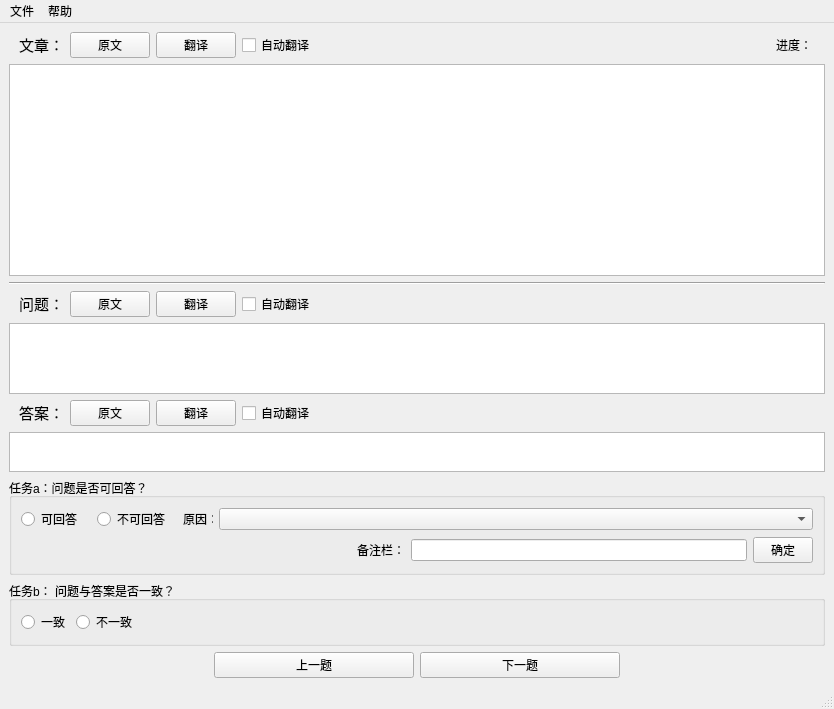
<?xml version="1.0" encoding="UTF-8"?>
<ui version="4.0">
 <class>mainWindow</class>
 <widget class="QMainWindow" name="mainWindow">
  <property name="geometry">
   <rect>
    <x>0</x>
    <y>0</y>
    <width>828</width>
    <height>709</height>
   </rect>
  </property>
  <property name="windowTitle">
   <string>MainWindow</string>
  </property>
  <widget class="QWidget" name="centralwidget">
   <layout class="QGridLayout" name="gridLayout" rowstretch="0,6,0,0,2,0,1,0,0,0">
    <item row="0" column="0">
     <layout class="QHBoxLayout" name="horizontalLayout">
      <property name="spacing">
       <number>6</number>
      </property>
      <property name="leftMargin">
       <number>10</number>
      </property>
      <property name="rightMargin">
       <number>0</number>
      </property>
      <item>
       <widget class="QLabel" name="label">
        <property name="text">
         <string>&lt;html&gt;&lt;head/&gt;&lt;body&gt;&lt;p&gt;&lt;span style=&quot; font-size:11pt;&quot;&gt;文章：&lt;/span&gt;&lt;/p&gt;&lt;/body&gt;&lt;/html&gt;</string>
        </property>
       </widget>
      </item>
      <item>
       <widget class="QPushButton" name="pushButton_article_source">
        <property name="text">
         <string>原文</string>
        </property>
       </widget>
      </item>
      <item>
       <widget class="QPushButton" name="pushButton_article_translate">
        <property name="text">
         <string>翻译</string>
        </property>
       </widget>
      </item>
      <item>
       <widget class="QCheckBox" name="checkBox_article_auto_translate">
        <property name="text">
         <string>自动翻译</string>
        </property>
       </widget>
      </item>
      <item>
       <spacer name="horizontalSpacer">
        <property name="orientation">
         <enum>Qt::Horizontal</enum>
        </property>
        <property name="sizeHint" stdset="0">
         <size>
          <width>428</width>
          <height>20</height>
         </size>
        </property>
       </spacer>
      </item>
      <item>
       <widget class="QLabel" name="label_7">
        <property name="text">
         <string>进度：</string>
        </property>
       </widget>
      </item>
      <item>
       <widget class="QLabel" name="label_progress">
        <property name="text">
         <string/>
        </property>
       </widget>
      </item>
     </layout>
    </item>
    <item row="1" column="0">
     <widget class="QTextBrowser" name="textBrowser_passage">
      <property name="styleSheet">
       <string notr="true">font-size:17px;</string>
      </property>
     </widget>
    </item>
    <item row="2" column="0">
     <widget class="Line" name="line">
      <property name="orientation">
       <enum>Qt::Horizontal</enum>
      </property>
     </widget>
    </item>
    <item row="3" column="0">
     <layout class="QHBoxLayout" name="horizontalLayout_2">
      <property name="leftMargin">
       <number>10</number>
      </property>
      <item>
       <widget class="QLabel" name="label_2">
        <property name="text">
         <string>&lt;html&gt;&lt;head/&gt;&lt;body&gt;&lt;p&gt;&lt;span style=&quot; font-size:11pt;&quot;&gt;问题：&lt;/span&gt;&lt;/p&gt;&lt;/body&gt;&lt;/html&gt;</string>
        </property>
       </widget>
      </item>
      <item>
       <widget class="QPushButton" name="pushButton_question_source">
        <property name="text">
         <string>原文</string>
        </property>
       </widget>
      </item>
      <item>
       <widget class="QPushButton" name="pushButton_question_translate">
        <property name="text">
         <string>翻译</string>
        </property>
       </widget>
      </item>
      <item>
       <widget class="QCheckBox" name="checkBox_question_auto_translate">
        <property name="text">
         <string>自动翻译</string>
        </property>
       </widget>
      </item>
      <item>
       <spacer name="horizontalSpacer_2">
        <property name="orientation">
         <enum>Qt::Horizontal</enum>
        </property>
        <property name="sizeHint" stdset="0">
         <size>
          <width>428</width>
          <height>20</height>
         </size>
        </property>
       </spacer>
      </item>
     </layout>
    </item>
    <item row="4" column="0">
     <widget class="QTextBrowser" name="textBrowser_question">
      <property name="styleSheet">
       <string notr="true">font-size:17px;</string>
      </property>
     </widget>
    </item>
    <item row="5" column="0">
     <layout class="QHBoxLayout" name="horizontalLayout_5">
      <property name="leftMargin">
       <number>10</number>
      </property>
      <item>
       <widget class="QLabel" name="label_5">
        <property name="text">
         <string>&lt;html&gt;&lt;head/&gt;&lt;body&gt;&lt;p&gt;&lt;span style=&quot; font-size:11pt;&quot;&gt;答案：&lt;/span&gt;&lt;/p&gt;&lt;/body&gt;&lt;/html&gt;</string>
        </property>
       </widget>
      </item>
      <item>
       <widget class="QPushButton" name="pushButton_answer_source">
        <property name="text">
         <string>原文</string>
        </property>
       </widget>
      </item>
      <item>
       <widget class="QPushButton" name="pushButton_answer_translate">
        <property name="text">
         <string>翻译</string>
        </property>
       </widget>
      </item>
      <item>
       <widget class="QCheckBox" name="checkBox_answer_auto_translate">
        <property name="text">
         <string>自动翻译</string>
        </property>
       </widget>
      </item>
      <item>
       <spacer name="horizontalSpacer_7">
        <property name="orientation">
         <enum>Qt::Horizontal</enum>
        </property>
        <property name="sizeHint" stdset="0">
         <size>
          <width>517</width>
          <height>20</height>
         </size>
        </property>
       </spacer>
      </item>
     </layout>
    </item>
    <item row="6" column="0">
     <widget class="QTextBrowser" name="textBrowser_answer">
      <property name="maximumSize">
       <size>
        <width>16777215</width>
        <height>40</height>
       </size>
      </property>
      <property name="styleSheet">
       <string notr="true">font-size:17px;</string>
      </property>
     </widget>
    </item>
    <item row="7" column="0">
     <widget class="QGroupBox" name="groupBox">
      <property name="title">
       <string>任务a：问题是否可回答？</string>
      </property>
      <layout class="QVBoxLayout" name="verticalLayout">
       <item>
        <layout class="QHBoxLayout" name="horizontalLayout_3">
         <item>
          <widget class="QRadioButton" name="radioButton_answerable">
           <property name="minimumSize">
            <size>
             <width>70</width>
             <height>0</height>
            </size>
           </property>
           <property name="text">
            <string>可回答</string>
           </property>
           <property name="shortcut">
            <string>Q</string>
           </property>
          </widget>
         </item>
         <item>
          <widget class="QRadioButton" name="radioButton_unanswerable">
           <property name="minimumSize">
            <size>
             <width>80</width>
             <height>0</height>
            </size>
           </property>
           <property name="text">
            <string>不可回答</string>
           </property>
           <property name="shortcut">
            <string>W</string>
           </property>
          </widget>
         </item>
         <item>
          <widget class="QLabel" name="label_4">
           <property name="maximumSize">
            <size>
             <width>30</width>
             <height>16777215</height>
            </size>
           </property>
           <property name="text">
            <string>原因：</string>
           </property>
          </widget>
         </item>
         <item>
          <widget class="QComboBox" name="comboBox_unanswerable_reason">
           <item>
            <property name="text">
             <string/>
            </property>
           </item>
           <item>
            <property name="text">
             <string>问题语句不通畅导致读不懂它要表达的意思</string>
            </property>
           </item>
           <item>
            <property name="text">
             <string>问题不够具体太宽泛，如缺乏一些特定的定语或宾语</string>
            </property>
           </item>
           <item>
            <property name="text">
             <string>问题问到与上下文无关的信息</string>
            </property>
           </item>
           <item>
            <property name="text">
             <string>问题问到的事实与上下文里的事实不符，有矛盾（如A做的事，问到B头上或杜撰没发生过的事等）</string>
            </property>
           </item>
           <item>
            <property name="text">
             <string>问题与上下文有关且问的事实也与上下文相符，但问到了上下文中没提到的信息</string>
            </property>
           </item>
           <item>
            <property name="text">
             <string>问题不可回答，但不属于以上5个种类或者不确定标签是什么（如果打上这类标签，需要在备注栏备注原因）</string>
            </property>
           </item>
          </widget>
         </item>
        </layout>
       </item>
       <item>
        <layout class="QHBoxLayout" name="horizontalLayout_4">
         <item>
          <spacer name="horizontalSpacer_3">
           <property name="orientation">
            <enum>Qt::Horizontal</enum>
           </property>
           <property name="sizeHint" stdset="0">
            <size>
             <width>40</width>
             <height>20</height>
            </size>
           </property>
          </spacer>
         </item>
         <item>
          <widget class="QLabel" name="label_3">
           <property name="text">
            <string>备注栏：</string>
           </property>
          </widget>
         </item>
         <item>
          <widget class="QLineEdit" name="lineEdit_unanswerable_notes"/>
         </item>
         <item>
          <widget class="QPushButton" name="pushButton_notes_confirm">
           <property name="maximumSize">
            <size>
             <width>60</width>
             <height>16777215</height>
            </size>
           </property>
           <property name="text">
            <string>确定</string>
           </property>
          </widget>
         </item>
        </layout>
       </item>
      </layout>
     </widget>
    </item>
    <item row="8" column="0">
     <widget class="QGroupBox" name="groupBox_2">
      <property name="title">
       <string>任务b： 问题与答案是否一致？</string>
      </property>
      <layout class="QHBoxLayout" name="horizontalLayout_6">
       <item>
        <widget class="QRadioButton" name="radioButton_consistent">
         <property name="text">
          <string>一致</string>
         </property>
         <property name="shortcut">
          <string>A</string>
         </property>
        </widget>
       </item>
       <item>
        <widget class="QRadioButton" name="radioButton_unconsistent">
         <property name="text">
          <string>不一致</string>
         </property>
         <property name="shortcut">
          <string>S</string>
         </property>
        </widget>
       </item>
       <item>
        <spacer name="horizontalSpacer_4">
         <property name="orientation">
          <enum>Qt::Horizontal</enum>
         </property>
         <property name="sizeHint" stdset="0">
          <size>
           <width>669</width>
           <height>20</height>
          </size>
         </property>
        </spacer>
       </item>
      </layout>
     </widget>
    </item>
    <item row="9" column="0">
     <layout class="QHBoxLayout" name="horizontalLayout_7">
      <item>
       <spacer name="horizontalSpacer_5">
        <property name="orientation">
         <enum>Qt::Horizontal</enum>
        </property>
        <property name="sizeHint" stdset="0">
         <size>
          <width>138</width>
          <height>20</height>
         </size>
        </property>
       </spacer>
      </item>
      <item>
       <widget class="QPushButton" name="pushButton_pre">
        <property name="minimumSize">
         <size>
          <width>200</width>
          <height>25</height>
         </size>
        </property>
        <property name="text">
         <string>上一题</string>
        </property>
        <property name="shortcut">
         <string>Left</string>
        </property>
       </widget>
      </item>
      <item>
       <widget class="QPushButton" name="pushButton_next">
        <property name="minimumSize">
         <size>
          <width>200</width>
          <height>25</height>
         </size>
        </property>
        <property name="text">
         <string>下一题</string>
        </property>
        <property name="shortcut">
         <string>Right</string>
        </property>
       </widget>
      </item>
      <item>
       <spacer name="horizontalSpacer_6">
        <property name="orientation">
         <enum>Qt::Horizontal</enum>
        </property>
        <property name="sizeHint" stdset="0">
         <size>
          <width>138</width>
          <height>20</height>
         </size>
        </property>
       </spacer>
      </item>
     </layout>
    </item>
   </layout>
  </widget>
  <widget class="QStatusBar" name="statusbar"/>
  <widget class="QMenuBar" name="menuBar">
   <property name="geometry">
    <rect>
     <x>0</x>
     <y>0</y>
     <width>828</width>
     <height>22</height>
    </rect>
   </property>
   <widget class="QMenu" name="menu">
    <property name="title">
     <string>文件</string>
    </property>
    <addaction name="action_open"/>
    <addaction name="action_save"/>
    <addaction name="action_saveAs"/>
    <addaction name="separator"/>
    <addaction name="action_exit"/>
   </widget>
   <widget class="QMenu" name="menu_2">
    <property name="title">
     <string>帮助</string>
    </property>
    <addaction name="action_about"/>
    <addaction name="action_help"/>
   </widget>
   <addaction name="menu"/>
   <addaction name="menu_2"/>
  </widget>
  <action name="action_about">
   <property name="icon">
    <iconset>
     <normaloff>:/icons/about.png</normaloff>:/icons/about.png</iconset>
   </property>
   <property name="text">
    <string>关于</string>
   </property>
  </action>
  <action name="action_help">
   <property name="icon">
    <iconset>
     <normaloff>:/icons/help.png</normaloff>:/icons/help.png</iconset>
   </property>
   <property name="text">
    <string>使用说明</string>
   </property>
  </action>
  <action name="action_open">
   <property name="icon">
    <iconset>
     <normaloff>:/icons/open.png</normaloff>:/icons/open.png</iconset>
   </property>
   <property name="text">
    <string>打开</string>
   </property>
   <property name="shortcut">
    <string>Ctrl+N</string>
   </property>
  </action>
  <action name="action_exit">
   <property name="icon">
    <iconset>
     <normaloff>:/icons/exit.png</normaloff>:/icons/exit.png</iconset>
   </property>
   <property name="text">
    <string>退出</string>
   </property>
   <property name="shortcut">
    <string>Ctrl+Q</string>
   </property>
  </action>
  <action name="action_saveAs">
   <property name="icon">
    <iconset>
     <normaloff>:/icons/saveAs.png</normaloff>:/icons/saveAs.png</iconset>
   </property>
   <property name="text">
    <string>另存为</string>
   </property>
   <property name="shortcut">
    <string>Ctrl+Shift+S</string>
   </property>
  </action>
  <action name="action_save">
   <property name="icon">
    <iconset>
     <normaloff>:/icons/save.png</normaloff>:/icons/save.png</iconset>
   </property>
   <property name="text">
    <string>保存</string>
   </property>
   <property name="shortcut">
    <string>Ctrl+S</string>
   </property>
  </action>
 </widget>
 <resources>
  <include location="icons.qrc"/>
 </resources>
 <connections/>
</ui>
